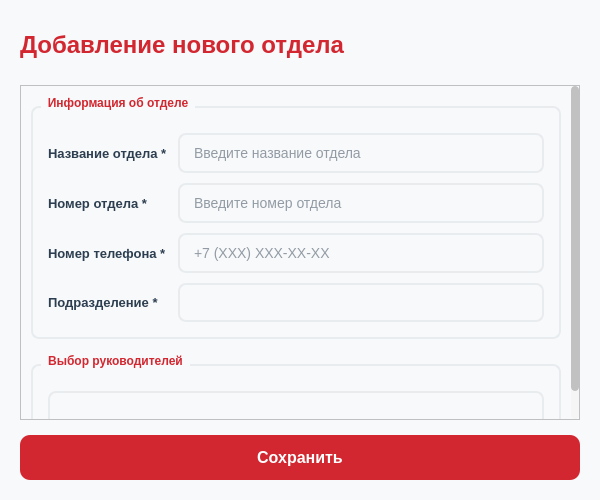
<?xml version="1.0" encoding="UTF-8"?>
<ui version="4.0">
 <class>DepartmentDialog</class>
 <widget class="QDialog" name="DepartmentDialog">
  <property name="geometry">
   <rect>
    <x>0</x>
    <y>0</y>
    <width>600</width>
    <height>500</height>
   </rect>
  </property>
  <property name="sizePolicy">
   <sizepolicy hsizetype="Maximum" vsizetype="Minimum">
    <horstretch>0</horstretch>
    <verstretch>0</verstretch>
   </sizepolicy>
  </property>
  <property name="minimumSize">
   <size>
    <width>600</width>
    <height>500</height>
   </size>
  </property>
  <property name="maximumSize">
   <size>
    <width>16777215</width>
    <height>500</height>
   </size>
  </property>
  <property name="windowTitle">
   <string>Добавление отдела</string>
  </property>
  <property name="styleSheet">
   <string notr="true">
    QDialog {
        background-color: #f8f9fa;
        font-family: 'Segoe UI', Arial, sans-serif;
    }

    QLabel {
        color: #2c3e50;
        font-size: 13px;
        font-weight: 500;
    }

    QLabel[required=&quot;true&quot;] {
        color: #D22730;
    }

    QLineEdit, QTextEdit, QComboBox, QDateEdit {
        background-color: white;
        border: 2px solid #e9ecef;
        border-radius: 8px;
        padding: 8px 12px;
        font-size: 14px;
        color: #2c3e50;
        min-height: 20px;
    }
    QComboBox {
        background-color: white;
        border-radius: 8px;
        padding: 8px 12px;
        font-size: 14px;
        color: #2c3e50;
        min-height: 20px;
    }
    QLineEdit:focus, QTextEdit:focus, QComboBox:focus, QDateEdit:focus {
        border: 2px solid #D22730;
        background-color: #fff5f5;
    }

    QLineEdit:hover, QTextEdit:hover, QComboBox:hover, QDateEdit:hover {
        border: 2px solid #ccab6e;
        background-color: #fffaf0;
    }

    QComboBox {
        min-height: 35px;
        max-height: 35px;
        padding: 0 16px;
        text-align: left;
    }

    QComboBox::drop-down {
        border: none;
        width: 30px;
    }

    QComboBox::down-arrow {
        image: none;
        border-left: 6px solid transparent;
        border-right: 6px solid transparent;
        border-top: 6px solid #D22730;
        width: 0;
        height: 0;
    }

    QComboBox QAbstractItemView {
        border: 2px solid #e9ecef;     /* светлая серая граница */
        border-radius: 8px;
        background-color: white;
        selection-background-color: #D22730;
        selection-color: white;
        outline: none;
        padding: 4px;
    }

    QGroupBox {
        font-weight: bold;
        border: 2px solid #e9ecef;
        border-radius: 8px;
        margin-top: 10px;
        padding-top: 10px;
    }

    QGroupBox::title {
        subcontrol-origin: margin;
        left: 10px;
        padding: 0 5px 0 5px;
        color: #D22730;
    }

    QScrollBar:vertical {
        background: #F5F5F5;
        width: 8px;
        border-radius: 4px;
    }
    QScrollBar::handle:vertical {
        background: #C1C1C1;
        border-radius: 4px;
        min-height: 20px;
    }
    QScrollBar:horizontal {
        border: none;
        background: #F5F5F5;
        height: 8px;
        margin: 0px;
        border-radius: 4px;
    }
    QScrollBar::handle:horizontal {
        background: #c1c1c1;
        border-radius: 4px;
        min-width: 20px;
    }
    QScrollBar::add-line, QScrollBar::sub-line {
        border: none;
        background: none;
    }

    QPushButton#btnSave {
        background-color: #D22730;
        color: white;
        border-radius: 10px;
        font-weight: bold;
        font-size: 16px;
        border: none;
        padding: 12px 30px;
        min-width: 150px;
    }

    QPushButton#btnSave:hover {
        background-color: #862633;
        border: 2px solid #ccab6e;
    }

    QPushButton#btnSave:pressed {
        background-color: #6a1e29;
    }
   </string>
  </property>
  <layout class="QVBoxLayout" name="verticalLayoutMain">
   <property name="spacing">
    <number>15</number>
   </property>
   <property name="leftMargin">
    <number>20</number>
   </property>
   <property name="topMargin">
    <number>20</number>
   </property>
   <property name="rightMargin">
    <number>20</number>
   </property>
   <property name="bottomMargin">
    <number>20</number>
   </property>
   <item>
    <widget class="QLabel" name="titleLabel">
     <property name="minimumSize">
      <size>
       <width>0</width>
       <height>50</height>
      </size>
     </property>
     <property name="maximumSize">
      <size>
       <width>16777215</width>
       <height>50</height>
      </size>
     </property>
     <property name="styleSheet">
      <string notr="true">font-size: 24px; font-weight: bold; color: #D22730; background-color: transparent;</string>
     </property>
     <property name="text">
      <string>Добавление нового отдела</string>
     </property>
    </widget>
   </item>
   <item>
    <widget class="QScrollArea" name="scrollArea">
     <property name="maximumSize">
      <size>
       <width>16777215</width>
       <height>420</height>
      </size>
     </property>
     <property name="styleSheet">
      <string notr="true">background-color: #f8f9fa;</string>
     </property>
     <property name="widgetResizable">
      <bool>true</bool>
     </property>
     <widget class="QWidget" name="scrollAreaWidgetContents">
      <property name="geometry">
       <rect>
        <x>0</x>
        <y>0</y>
        <width>550</width>
        <height>363</height>
       </rect>
      </property>
      <layout class="QVBoxLayout" name="verticalLayoutScroll">
       <property name="spacing">
        <number>15</number>
       </property>
       <property name="leftMargin">
        <number>10</number>
       </property>
       <property name="topMargin">
        <number>10</number>
       </property>
       <property name="rightMargin">
        <number>10</number>
       </property>
       <property name="bottomMargin">
        <number>10</number>
       </property>
       <item>
        <widget class="QGroupBox" name="groupBoxInfo">
         <property name="maximumSize">
          <size>
           <width>16777215</width>
           <height>250</height>
          </size>
         </property>
         <property name="title">
          <string>Информация об отделе</string>
         </property>
         <layout class="QGridLayout" name="gridLayoutInfo">
          <property name="leftMargin">
           <number>15</number>
          </property>
          <property name="topMargin">
           <number>15</number>
          </property>
          <property name="rightMargin">
           <number>15</number>
          </property>
          <property name="bottomMargin">
           <number>15</number>
          </property>
          <property name="spacing">
           <number>10</number>
          </property>
          <item row="2" column="0">
           <widget class="QLabel" name="labelPhone">
            <property name="text">
             <string>Номер телефона *</string>
            </property>
            <property name="required" stdset="0">
             <bool>true</bool>
            </property>
           </widget>
          </item>
          <item row="2" column="1">
           <widget class="QLineEdit" name="lineEditPhone">
            <property name="placeholderText">
             <string>+7 (XXX) XXX-XX-XX</string>
            </property>
           </widget>
          </item>
          <item row="0" column="0">
           <widget class="QLabel" name="labelName">
            <property name="text">
             <string>Название отдела *</string>
            </property>
            <property name="required" stdset="0">
             <bool>true</bool>
            </property>
           </widget>
          </item>
          <item row="1" column="0">
           <widget class="QLabel" name="labelNumber">
            <property name="text">
             <string>Номер отдела *</string>
            </property>
            <property name="required" stdset="0">
             <bool>true</bool>
            </property>
           </widget>
          </item>
          <item row="0" column="1">
           <widget class="QLineEdit" name="lineEditName">
            <property name="placeholderText">
             <string>Введите название отдела</string>
            </property>
           </widget>
          </item>
          <item row="1" column="1">
           <widget class="QLineEdit" name="lineEditNumber">
            <property name="placeholderText">
             <string>Введите номер отдела</string>
            </property>
           </widget>
          </item>
          <item row="3" column="0">
           <widget class="QLabel" name="labelDivision">
            <property name="text">
             <string>Подразделение *</string>
            </property>
            <property name="required" stdset="0">
             <bool>true</bool>
            </property>
           </widget>
          </item>
          <item row="3" column="1">
           <widget class="QComboBox" name="comboBoxDivision"/>
          </item>
         </layout>
        </widget>
       </item>
       <item>
        <widget class="QGroupBox" name="groupBoxManagers">
         <property name="sizePolicy">
          <sizepolicy hsizetype="Preferred" vsizetype="Minimum">
           <horstretch>0</horstretch>
           <verstretch>0</verstretch>
          </sizepolicy>
         </property>
         <property name="maximumSize">
          <size>
           <width>16777215</width>
           <height>85</height>
          </size>
         </property>
         <property name="title">
          <string>Выбор руководителей</string>
         </property>
         <layout class="QVBoxLayout" name="verticalLayoutManagers">
          <property name="spacing">
           <number>10</number>
          </property>
          <property name="leftMargin">
           <number>15</number>
          </property>
          <property name="topMargin">
           <number>15</number>
          </property>
          <property name="rightMargin">
           <number>15</number>
          </property>
          <property name="bottomMargin">
           <number>15</number>
          </property>
          <item>
           <widget class="QComboBox" name="comboManagers">
            <property name="editable">
             <bool>true</bool>
            </property>
            <property name="placeholderText" stdset="0">
             <string>Выберите руководителей</string>
            </property>
           </widget>
          </item>
         </layout>
        </widget>
       </item>
      </layout>
     </widget>
    </widget>
   </item>
   <item>
    <widget class="QPushButton" name="btnSave">
     <property name="minimumSize">
      <size>
       <width>210</width>
       <height>45</height>
      </size>
     </property>
     <property name="maximumSize">
      <size>
       <width>16777215</width>
       <height>45</height>
      </size>
     </property>
     <property name="cursor">
      <cursorShape>PointingHandCursor</cursorShape>
     </property>
     <property name="text">
      <string>Сохранить</string>
     </property>
    </widget>
   </item>
  </layout>
 </widget>
 <resources/>
 <connections/>
</ui>
